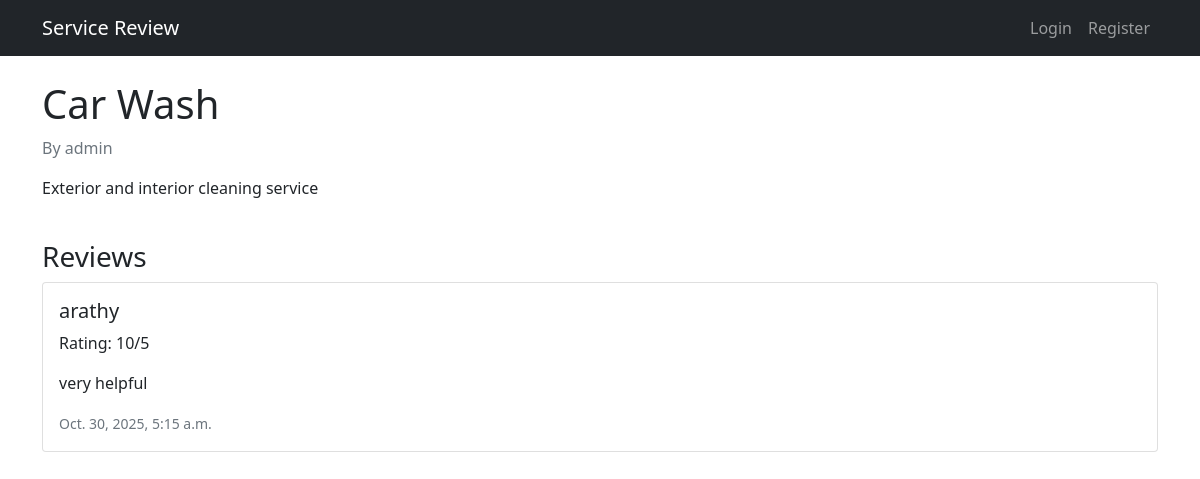
/service/1/, run on an earlier commit of the app's database.
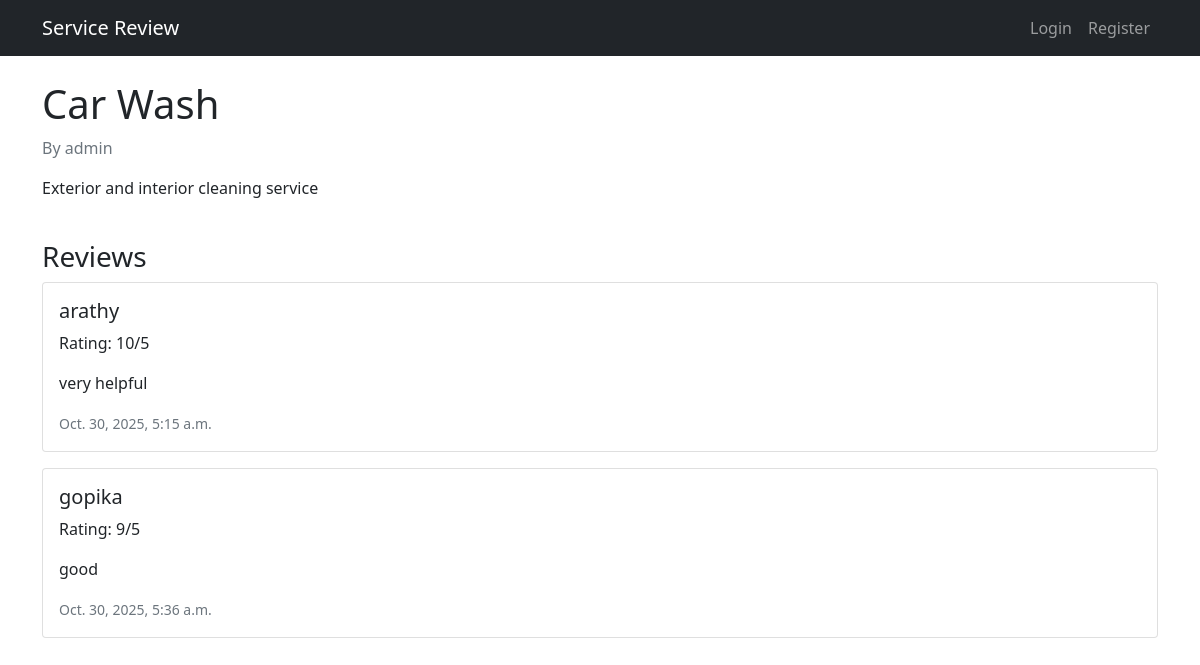
And on a later commit of the database.
### rev/models.py (models this page shows, shortened)
class Review(models.Model):
    user = models.ForeignKey(User, on_delete=models.CASCADE, related_name='reviews')
    service = models.ForeignKey(Service, related_name='reviews', on_delete=models.CASCADE)
    rating = models.PositiveIntegerField(default=1)
    comment = models.TextField(blank=True, null=True)
    created_at = models.DateTimeField(auto_now_add=True)
    class Meta:
        unique_together = ('user', 'service')

### frontend/views.py (the view)
# urls.py: path('service/<int:service_id>/', views.service_detail, name='service_detail'),
def service_detail(request, service_id):
    service = get_object_or_404(Service, id=service_id)
    reviews = Review.objects.filter(service=service)
    user_review = None
    in_cart = False
    if request.user.is_authenticated:
        user_review = Review.objects.filter(service=service, user=request.user).first()
        in_cart = Cart.objects.filter(service=service, user=request.user).exists()
    return render(request, 'frontend/service_detail.html', {
        'service': service,
        'reviews': reviews,
        'user_review': user_review,
        'in_cart': in_cart,
    })

### frontend/templates/frontend/service_detail.html (shortened to what this page needs)
{% extends 'frontend/base.html' %}
{% block content %}
<div class="row">
    <div class="col-md-8">
        <h1>{{ service.name }}</h1>
        <p class="text-muted">By {{ service.user.username }}</p>
        <p>{{ service.description }}</p>
    </div>
</div>
<div class="row mt-4">
    <div class="col-12">
        <h3>Reviews</h3>
        {% if reviews %}
            {% for review in reviews %}
            <div class="card mb-3">
                <div class="card-body">
                    <h5 class="card-title">{{ review.user.username }}</h5>
                    <p class="card-text">Rating: {{ review.rating }}/5</p>
                    {% if review.comment %}
                        <p class="card-text">{{ review.comment }}</p>
                    {% endif %}
                    <small class="text-muted">{{ review.created_at }}</small>
                </div>
            </div>
            {% endfor %}
        {% else %}
            <p>No reviews yet.</p>
        {% endif %}
    </div>
</div>
{% endblock %}

What changed in the data, as far as the page shows it:
added Review: user.username "gopika", rating "9", comment "good", created_at "Oct. 30, 2025, 5:36 a.m."
